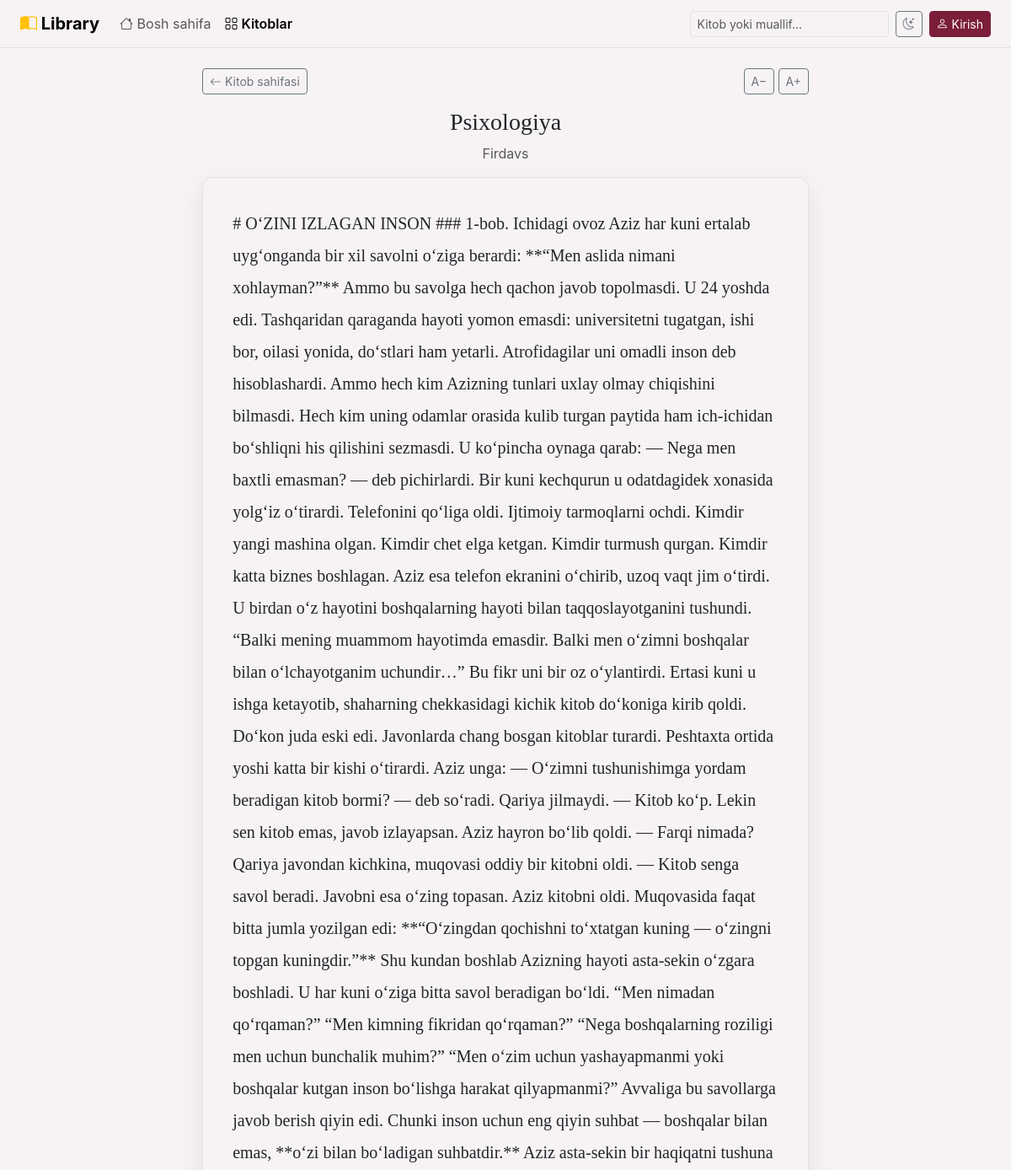
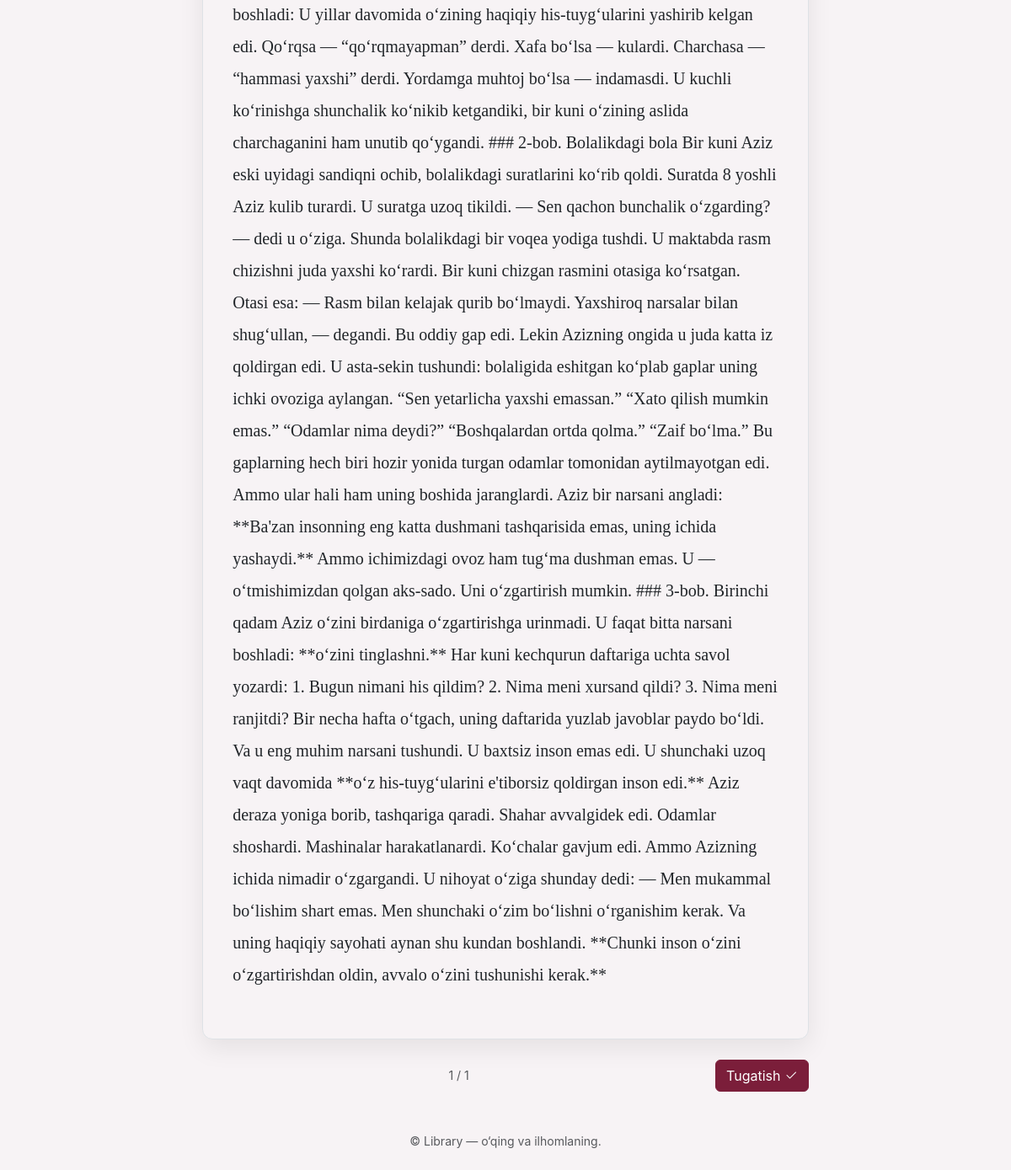
Screenshot of /books/7/read/ with the database file from the repository (2 pictures, top to bottom).
### main/models.py (models this page shows, shortened)
class Book(models.Model):
    title = models.CharField(max_length=200)
    author = models.CharField(max_length=150)
    genre = models.ForeignKey(Genre, on_delete=models.CASCADE, related_name='books')
    year = models.IntegerField(null=True, blank=True)
    pages = models.IntegerField(null=True, blank=True)
    rating = models.DecimalField(max_digits=2, decimal_places=1, default=0)
    description = models.TextField(blank=True)
    cover_color = models.SmallIntegerField(default=1)
    cover_url = models.URLField(max_length=500, blank=True)
    created_by = models.ForeignKey(User, on_delete=models.SET_NULL, null=True, blank=True)
    created_at = models.DateTimeField(auto_now_add=True)
    updated_at = models.DateTimeField(auto_now=True)
    cover_url = models.ImageField(upload_to='images/', blank=True)
    class Meta:
        ordering = ['-created_at']

class BookPage(models.Model):
    book = models.ForeignKey(Book, on_delete=models.CASCADE, related_name='book_pages')
    page_number = models.IntegerField()
    text = models.TextField()
    class Meta:
        unique_together = ('book', 'page_number')
        ordering = ['page_number']

### main/views.py (the view)
# urls.py: path('books/<int:pk>/read/', views.read, name='read'),
def read(request, pk):
    book = get_object_or_404(Book, pk=pk)
    pages = list(book.book_pages.all())
    total = len(pages)
    saved = ReadingProgress.objects.filter(user=request.user, book=book).first() if request.user.is_authenticated else None
    try:
        n = int(request.GET.get('page') or (saved.current_page if saved else 1))
    except ValueError:
        n = 1
    n = min(max(n, 1), max(total, 1))
    page = pages[n - 1] if pages else None
    if page and request.user.is_authenticated:
        ReadingProgress.objects.update_or_create(
            user=request.user, book=book,
            defaults={'current_page': n, 'total_pages': total, 'finished_at': timezone.now() if n == total else None})
    paragraphs = [p.strip() for p in page.text.split('\n\n') if p.strip()] if page else []
    return render(request, 'read.html', {
        'book': book, 'n': n, 'total': total, 'paragraphs': paragraphs,
        'prev': n - 1 if n > 1 else None, 'next': n + 1 if n < total else None})

### templates/read.html (shortened to what this page needs)
{% extends "base.html" %}
{% block content %}
  <section class="reader mx-auto">
    <div class="d-flex justify-content-between align-items-center mb-3">
      <a class="btn btn-sm btn-outline-secondary" href="{% url 'book' book.pk %}"><i class="bi bi-arrow-left"></i> Kitob sahifasi</a>
      <div><button class="btn btn-sm btn-outline-secondary" id="smaller">A−</button> <button class="btn btn-sm btn-outline-secondary" id="bigger">A+</button></div>
    </div>
    <h1 class="h3 text-center">{{ book.title }}</h1>
    <p class="text-center text-body-secondary">{{ book.author }}</p>
    <article class="paper flip" id="text">
      {% for p in paragraphs %}<p>{{ p }}</p>{% empty %}<p>Bu kitobning matni hali kiritilmagan. Admin panelda sahifa qo‘shing.</p>{% endfor %}
    </article>
    <div class="d-flex align-items-center justify-content-between mt-4">
      <span class="text-body-secondary small">{{ n }} / {{ total }}</span>
      {% if next %}<a class="btn btn-primary" href="?page={{ next }}">Keyingi <i class="bi bi-chevron-right"></i></a>
      {% else %}<a class="btn btn-primary" href="{% url 'book' book.pk %}">Tugatish <i class="bi bi-check2"></i></a>{% endif %}
    </div>
  </section>
{% endblock %}

### static/css/style.css (style rules this page uses)
:root { --lib-accent: #7b1e3a; --lib-accent-dark: #5e162c; --lib-gold: #d4a73c; --bs-body-bg: #f7f3f5; --bs-link-color: var(--lib-accent); --bs-link-hover-color: var(--lib-accent-dark); }
body { font-family: Inter, system-ui, -apple-system, "Segoe UI", sans-serif; }
h1, h2, h3, h4, .paper { font-family: Georgia, serif; }
.btn-primary { --bs-btn-bg: var(--lib-accent); --bs-btn-border-color: var(--lib-accent); --bs-btn-hover-bg: var(--lib-accent-dark); --bs-btn-hover-border-color: var(--lib-accent-dark); --bs-btn-active-bg: var(--lib-accent-dark); --bs-btn-active-border-color: var(--lib-accent-dark); --bs-btn-disabled-bg: var(--lib-accent); --bs-btn-disabled-border-color: var(--lib-accent); }
.reader { max-width: 720px; }
.paper { background: var(--bs-body-bg); border: 1px solid var(--bs-border-color); border-radius: .75rem; padding: 2.2rem; min-height: 320px; line-height: 1.9; box-shadow: 0 10px 30px rgba(0, 0, 0, .08); }
.paper p { margin-bottom: 1.1em; }
.paper.flip { animation: flip .45s ease; }

### rows the page displays
Book: title "Psixologiya", author "Firdavs"
BookPage: paragraphs "# O‘ZINI IZLAGAN INSON ### 1-bob. Ichidagi ovoz Aziz har kuni ertalab uyg‘onganda bir xil savolni o‘ziga berardi: **“Men aslida nimani xohlayman?”** Ammo bu savolga hech qachon javob topolmasdi. U 24 yoshda edi. Tashqaridan qaraganda hayoti yomon emasdi: universitetni tugatgan, ishi bor, oilasi yonida, do‘stlari ham yetarli. Atrofidagilar uni omadli inson deb hisoblashardi. Ammo hech kim Azizning tunlari uxlay olmay chiqishini bilmasdi. Hech kim uning odamlar orasida kulib turgan paytida ham ich-ichidan bo‘shliqni his qilishini sezmasdi. U ko‘pincha oynaga qarab: — Nega men baxtli emasman? — deb pichirlardi. Bir kuni kechqurun u odatdagidek xonasida yolg‘iz o‘tirardi. Telefonini qo‘liga…"

### other values shown
{{ n }} "1"
{{ total }} "1"
